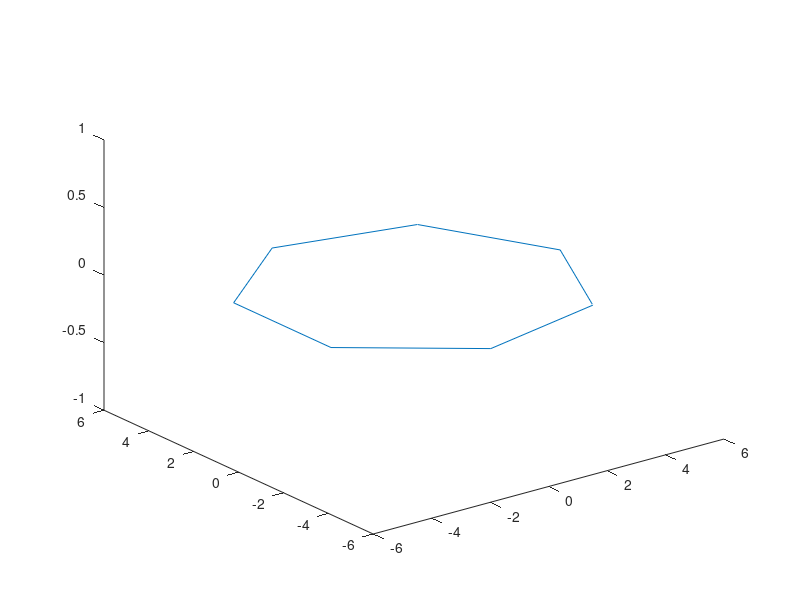

The MATLAB script that drew this image: (Note: this script raises an error after producing the figure.)
%script for creating the tentacles of the octopus

clear all; 
close all;
clc;
%get the start points of the circle 

body_radius = 5;
angles = linspace(0,360,8);

norm_vecs = [cosd(angles(:)) sind(angles(:)) 0*angles(:)];

centers = norm_vecs.*body_radius;

plot3(centers(:,1),centers(:,2),centers(:,3));
%path of the first arm (first two points must align with normal vector out
%of the body circle
CP1 = [centers(1,:); centers(1,:)+2*norm_vecs(1,:); 14 7 9; 19 14 19; 22 12 21];
k = 3;
t = [ 0 0 0 0.5 1 1 1];

tentacle( CP1, k, t, true, 60); 
%curve = bsplineCurve(CP1, k , t, 20); 

CP2 = [centers(2,:); centers(2,:)+2*norm_vecs(2,:); 19 10 11; 19 20 19; 15 18 51];
k = 3;
t = [ 0 0 0 0.5 1 1 1];

tentacle( CP2, k, t, true, 60 ); 

CP3 = [centers(3,:); centers(3,:)+2*norm_vecs(3,:); 19 10 -5; 19 20 -19; 15 18 -51];
k = 3;
t = [ 0 0 0 0.5 1 1 1];

tentacle( CP3, k, t, true, 60 ); 

xlabel('x');
ylabel('y');
zlabel('z');
grid on;
